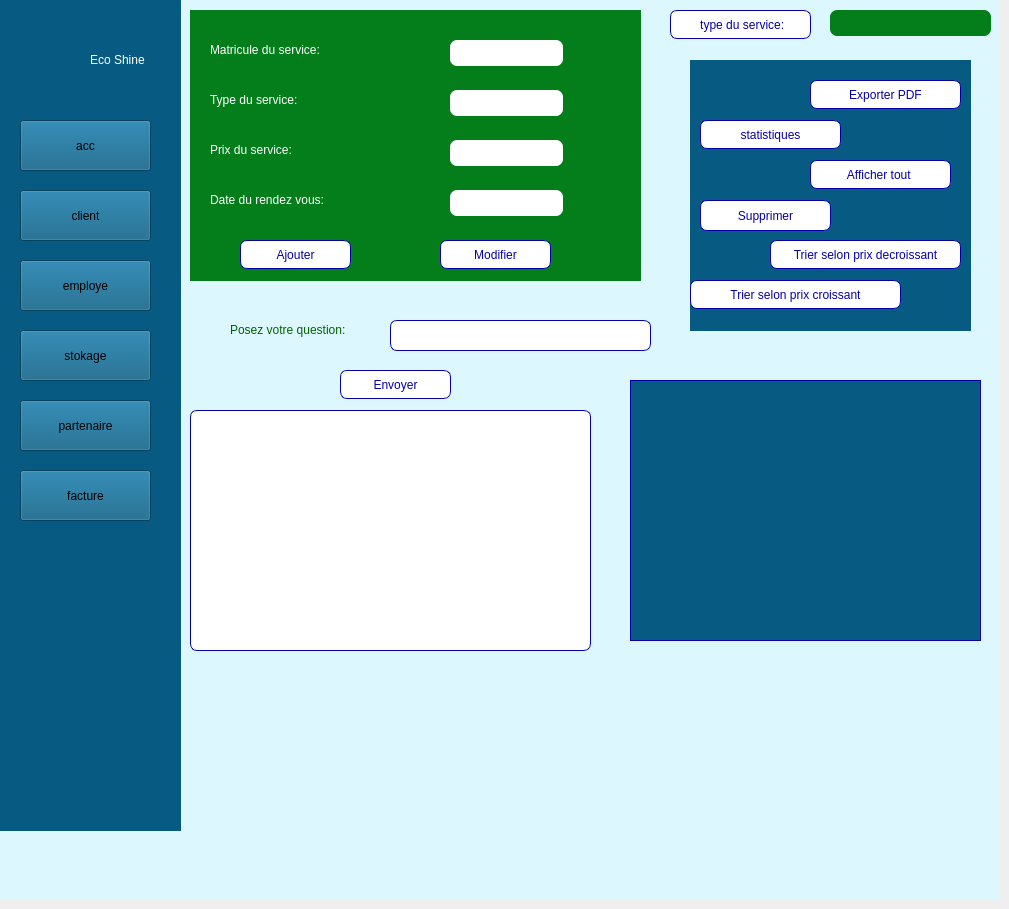
    <widget class="QWidget" name="tab_2">
     <attribute name="title">
      <string>ser</string>
     </attribute>
     <widget class="QWidget" name="widget_9" native="true">
      <property name="geometry">
       <rect>
        <x>0</x>
        <y>0</y>
        <width>1000</width>
        <height>900</height>
       </rect>
      </property>
      <property name="styleSheet">
       <string notr="true">background-color: rgb(221, 247, 255);</string>
      </property>
      <widget class="QWidget" name="widget_12" native="true">
       <property name="geometry">
        <rect>
         <x>0</x>
         <y>0</y>
         <width>181</width>
         <height>831</height>
        </rect>
       </property>
       <property name="styleSheet">
        <string notr="true">background-color: rgb(7, 91, 130);</string>
       </property>
       <widget class="QLabel" name="label_25">
        <property name="geometry">
         <rect>
          <x>-10</x>
          <y>0</y>
          <width>111</width>
          <height>121</height>
         </rect>
        </property>
        <property name="styleSheet">
         <string notr="true">image: url(:/img1/img1.jpeg);</string>
        </property>
        <property name="text">
         <string/>
        </property>
       </widget>
       <widget class="QLabel" name="label_26">
        <property name="geometry">
         <rect>
          <x>90</x>
          <y>50</y>
          <width>91</width>
          <height>20</height>
         </rect>
        </property>
        <property name="styleSheet">
         <string notr="true">color: rgb(255, 255, 255);
font: 700 italic 14pt &quot;Segoe UI&quot;;</string>
        </property>
        <property name="text">
         <string>Eco Shine</string>
        </property>
       </widget>
       <widget class="QPushButton" name="pushButton_partenaire_8">
        <property name="geometry">
         <rect>
          <x>20</x>
          <y>120</y>
          <width>131</width>
          <height>51</height>
         </rect>
        </property>
        <property name="styleSheet">
         <string notr="true"/>
        </property>
        <property name="text">
         <string>acc</string>
        </property>
       </widget>
       <widget class="QPushButton" name="pushButton_partenaire_9">
        <property name="geometry">
         <rect>
          <x>20</x>
          <y>260</y>
          <width>131</width>
          <height>51</height>
         </rect>
        </property>
        <property name="styleSheet">
         <string notr="true"/>
        </property>
        <property name="text">
         <string>employe</string>
        </property>
       </widget>
       <widget class="QPushButton" name="pushButton_partenaire_10">
        <property name="geometry">
         <rect>
          <x>20</x>
          <y>190</y>
          <width>131</width>
          <height>51</height>
         </rect>
        </property>
        <property name="styleSheet">
         <string notr="true"/>
        </property>
        <property name="text">
         <string>client</string>
        </property>
       </widget>
       <widget class="QPushButton" name="pushButton_partenaire_11">
        <property name="geometry">
         <rect>
          <x>20</x>
          <y>330</y>
          <width>131</width>
          <height>51</height>
         </rect>
        </property>
        <property name="styleSheet">
         <string notr="true"/>
        </property>
        <property name="text">
         <string>stokage</string>
        </property>
       </widget>
       <widget class="QPushButton" name="pushButton_partenaire_12">
        <property name="geometry">
         <rect>
          <x>20</x>
          <y>470</y>
          <width>131</width>
          <height>51</height>
         </rect>
        </property>
        <property name="styleSheet">
         <string notr="true"/>
        </property>
        <property name="text">
         <string>facture</string>
        </property>
       </widget>
       <widget class="QPushButton" name="pushButton_partenaire_13">
        <property name="geometry">
         <rect>
          <x>20</x>
          <y>400</y>
          <width>131</width>
          <height>51</height>
         </rect>
        </property>
        <property name="styleSheet">
         <string notr="true"/>
        </property>
        <property name="text">
         <string>partenaire</string>
        </property>
       </widget>
      </widget>
      <widget class="QWidget" name="widget_10" native="true">
       <property name="geometry">
        <rect>
         <x>190</x>
         <y>10</y>
         <width>451</width>
         <height>271</height>
        </rect>
       </property>
       <property name="styleSheet">
        <string notr="true">background-color: rgb(4, 126, 27);</string>
       </property>
       <widget class="QLineEdit" name="lineEditMatricule">
        <property name="geometry">
         <rect>
          <x>260</x>
          <y>30</y>
          <width>113</width>
          <height>26</height>
         </rect>
        </property>
        <property name="styleSheet">
         <string notr="true">color: rgb(6, 0, 170); /* Texte bleu pour le bouton non cliqué */
font: 700 10pt &quot;Segoe UI&quot;; /* Police en gras, taille 10pt, &quot;Segoe UI&quot; */

border-radius: 7px; /* Bordure arrondie */
background-color: white; /* Fond blanc */</string>
        </property>
        <property name="text">
         <string/>
        </property>
       </widget>
       <widget class="QLineEdit" name="lineEditType">
        <property name="geometry">
         <rect>
          <x>260</x>
          <y>80</y>
          <width>113</width>
          <height>26</height>
         </rect>
        </property>
        <property name="styleSheet">
         <string notr="true">color: rgb(6, 0, 170); /* Texte bleu pour le bouton non cliqué */
font: 700 10pt &quot;Segoe UI&quot;; /* Police en gras, taille 10pt, &quot;Segoe UI&quot; */

border-radius: 7px; /* Bordure arrondie */
background-color: white; /* Fond blanc */

</string>
        </property>
        <property name="text">
         <string/>
        </property>
       </widget>
       <widget class="QLineEdit" name="lineEditPrix">
        <property name="geometry">
         <rect>
          <x>260</x>
          <y>130</y>
          <width>113</width>
          <height>26</height>
         </rect>
        </property>
        <property name="autoFillBackground">
         <bool>false</bool>
        </property>
        <property name="styleSheet">
         <string notr="true">color: rgb(6, 0, 170); /* Texte bleu pour le bouton non cliqué */
font: 700 10pt &quot;Segoe UI&quot;; /* Police en gras, taille 10pt, &quot;Segoe UI&quot; */

border-radius: 7px; /* Bordure arrondie */
background-color: white; /* Fond blanc */

</string>
        </property>
       </widget>
       <widget class="QLineEdit" name="lineEditDateAj">
        <property name="geometry">
         <rect>
          <x>260</x>
          <y>180</y>
          <width>113</width>
          <height>26</height>
         </rect>
        </property>
        <property name="styleSheet">
         <string notr="true">color: rgb(6, 0, 170); /* Texte bleu pour le bouton non cliqué */
font: 700 10pt &quot;Segoe UI&quot;; /* Police en gras, taille 10pt, &quot;Segoe UI&quot; */

border-radius: 7px; /* Bordure arrondie */
background-color: white; /* Fond blanc */
</string>
        </property>
       </widget>
       <widget class="QLabel" name="label_13">
        <property name="geometry">
         <rect>
          <x>20</x>
          <y>30</y>
          <width>221</width>
          <height>20</height>
         </rect>
        </property>
        <property name="styleSheet">
         <string notr="true">font: 700 10pt &quot;Segoe UI&quot;;
color: white;
</string>
        </property>
        <property name="text">
         <string>Matricule du service:</string>
        </property>
       </widget>
       <widget class="QLabel" name="label_16">
        <property name="geometry">
         <rect>
          <x>20</x>
          <y>80</y>
          <width>221</width>
          <height>20</height>
         </rect>
        </property>
        <property name="styleSheet">
         <string notr="true">font: 700 10pt &quot;Segoe UI&quot;;
color: white;
</string>
        </property>
        <property name="text">
         <string>Type du service:</string>
        </property>
       </widget>
       <widget class="QLabel" name="label_19">
        <property name="geometry">
         <rect>
          <x>20</x>
          <y>180</y>
          <width>181</width>
          <height>20</height>
         </rect>
        </property>
        <property name="styleSheet">
         <string notr="true">font: 700 10pt &quot;Segoe UI&quot;;
color: white;
</string>
        </property>
        <property name="text">
         <string>Date du rendez vous:</string>
        </property>
       </widget>
       <widget class="QLabel" name="label_20">
        <property name="geometry">
         <rect>
          <x>20</x>
          <y>130</y>
          <width>191</width>
          <height>20</height>
         </rect>
        </property>
        <property name="styleSheet">
         <string notr="true">font: 700 10pt &quot;Segoe UI&quot;;
color: white;
</string>
        </property>
        <property name="text">
         <string>Prix du service:</string>
        </property>
       </widget>
       <widget class="QPushButton" name="pushButtonAjouter">
        <property name="geometry">
         <rect>
          <x>50</x>
          <y>230</y>
          <width>111</width>
          <height>29</height>
         </rect>
        </property>
        <property name="styleSheet">
         <string notr="true">QPushButton
{
    background-color: rgb(255, 255, 255); /* Fond blanc pour le bouton non cliqué */
    color: rgb(6, 0, 170); /* Texte bleu pour le bouton non cliqué */
    font: 700 10pt &quot;Segoe UI&quot;; /* Police en gras, taille 10pt, &quot;Segoe UI&quot; */
    border: 1px solid rgb(6, 0, 170); /* Bordure bleue */
    border-radius: 7px; /* Bordure arrondie */
    padding: 2px 10px; /* Ajout de marges internes */
}

QPushButton:hover
{
    background-color: rgb(6, 0, 170); /* Fond bleu foncé au survol */
    color: rgb(255, 255, 255); /* Texte blanc au survol */
}

QPushButton:pressed
{
    background-color: rgb(255, 255, 255); /* Fond blanc pour le bouton cliqué */
    color: rgb(6, 0, 170); /* Texte bleu pour le bouton cliqué */
    border: 1px solid rgb(6, 0, 170); /* Bordure bleue */
}</string>
        </property>
        <property name="text">
         <string>Ajouter</string>
        </property>
        <property name="icon">
         <iconset theme="QIcon::ThemeIcon::ContactNew"/>
        </property>
       </widget>
       <widget class="QPushButton" name="pushButtonModifier">
        <property name="geometry">
         <rect>
          <x>250</x>
          <y>230</y>
          <width>111</width>
          <height>29</height>
         </rect>
        </property>
        <property name="styleSheet">
         <string notr="true">QPushButton
{
    background-color: rgb(255, 255, 255); /* Fond blanc pour le bouton non cliqué */
    color: rgb(6, 0, 170); /* Texte bleu pour le bouton non cliqué */
    font: 700 10pt &quot;Segoe UI&quot;; /* Police en gras, taille 10pt, &quot;Segoe UI&quot; */
    border: 1px solid rgb(6, 0, 170); /* Bordure bleue */
    border-radius: 7px; /* Bordure arrondie */
    padding: 2px 10px; /* Ajout de marges internes */
}

QPushButton:hover
{
    background-color: rgb(6, 0, 170); /* Fond bleu foncé au survol */
    color: rgb(255, 255, 255); /* Texte blanc au survol */
}

QPushButton:pressed
{
    background-color: rgb(255, 255, 255); /* Fond blanc pour le bouton cliqué */
    color: rgb(6, 0, 170); /* Texte bleu pour le bouton cliqué */
    border: 1px solid rgb(6, 0, 170); /* Bordure bleue */
}
</string>
        </property>
        <property name="text">
         <string>Modifier</string>
        </property>
        <property name="icon">
         <iconset theme="QIcon::ThemeIcon::MailMessageNew"/>
        </property>
       </widget>
      </widget>
      <widget class="QLabel" name="label_21">
       <property name="geometry">
        <rect>
         <x>230</x>
         <y>320</y>
         <width>221</width>
         <height>20</height>
        </rect>
       </property>
       <property name="styleSheet">
        <string notr="true">font: 700 10pt &quot;Segoe UI&quot;;
color: rgb(0, 98, 0);</string>
       </property>
       <property name="text">
        <string>Posez votre question:</string>
       </property>
      </widget>
      <widget class="QLineEdit" name="lineEditChatInput">
       <property name="geometry">
        <rect>
         <x>390</x>
         <y>320</y>
         <width>261</width>
         <height>31</height>
        </rect>
       </property>
       <property name="styleSheet">
        <string notr="true">
    color: rgb(6, 0, 170); /* Texte bleu pour le bouton non cliqué */
    font: 700 10pt &quot;Segoe UI&quot;; /* Police en gras, taille 10pt, &quot;Segoe UI&quot; */
    border: 1px solid rgb(6, 0, 170); /* Bordure bleue */
    border-radius: 7px; /* Bordure arrondie */
  
background-color: white; /* Fond blanc */</string>
       </property>
      </widget>
      <widget class="QTextBrowser" name="textBrowserChat">
       <property name="geometry">
        <rect>
         <x>190</x>
         <y>410</y>
         <width>401</width>
         <height>241</height>
        </rect>
       </property>
       <property name="styleSheet">
        <string notr="true">
    color: rgb(6, 0, 170); /* Texte bleu pour le bouton non cliqué */
    font: 700 10pt &quot;Segoe UI&quot;; /* Police en gras, taille 10pt, &quot;Segoe UI&quot; */
    border: 1px solid rgb(6, 0, 170); /* Bordure bleue */
    border-radius: 7px; /* Bordure arrondie */
background-color: white; /* Fond blanc */</string>
       </property>
      </widget>
      <widget class="QTableView" name="tableView_3">
       <property name="geometry">
        <rect>
         <x>630</x>
         <y>380</y>
         <width>351</width>
         <height>261</height>
        </rect>
       </property>
       <property name="styleSheet">
        <string notr="true">
    color: white; /* Texte bleu pour le bouton non cliqué */
    font: 700 10pt &quot;Segoe UI&quot;; /* Police en gras, taille 10pt, &quot;Segoe UI&quot; */
    border: 1px solid rgb(6, 0, 170); /* Bordure bleue */

  background-color: rgb(7, 91, 130);</string>
       </property>
      </widget>
      <widget class="QPushButton" name="pushButtonSend">
       <property name="geometry">
        <rect>
         <x>340</x>
         <y>370</y>
         <width>111</width>
         <height>29</height>
        </rect>
       </property>
       <property name="styleSheet">
        <string notr="true">QPushButton
{
    background-color: rgb(255, 255, 255); /* Fond blanc pour le bouton non cliqué */
    color: rgb(6, 0, 170); /* Texte bleu pour le bouton non cliqué */
    font: 700 10pt &quot;Segoe UI&quot;; /* Police en gras, taille 10pt, &quot;Segoe UI&quot; */
    border: 1px solid rgb(6, 0, 170); /* Bordure bleue */
    border-radius: 7px; /* Bordure arrondie */
    padding: 2px 10px; /* Ajout de marges internes */
}

QPushButton:hover
{
    background-color: rgb(6, 0, 170); /* Fond bleu foncé au survol */
    color: rgb(255, 255, 255); /* Texte blanc au survol */
}

QPushButton:pressed
{
    background-color: rgb(255, 255, 255); /* Fond blanc pour le bouton cliqué */
    color: rgb(6, 0, 170); /* Texte bleu pour le bouton cliqué */
    border: 1px solid rgb(6, 0, 170); /* Bordure bleue */
}</string>
       </property>
       <property name="text">
        <string>Envoyer</string>
       </property>
       <property name="icon">
        <iconset theme="QIcon::ThemeIcon::MailSend"/>
       </property>
      </widget>
      <widget class="QLineEdit" name="lineEditTypeRecherche">
       <property name="geometry">
        <rect>
         <x>830</x>
         <y>10</y>
         <width>161</width>
         <height>26</height>
        </rect>
       </property>
       <property name="styleSheet">
        <string notr="true">
    color: white; /* Texte bleu pour le bouton non cliqué */
    font: 700 10pt &quot;Segoe UI&quot;; /* Police en gras, taille 10pt, &quot;Segoe UI&quot; */

    border-radius: 7px; /* Bordure arrondie */
  background-color: rgb(4, 126, 27);</string>
       </property>
       <property name="text">
        <string/>
       </property>
      </widget>
      <widget class="QWidget" name="widget_13" native="true">
       <property name="geometry">
        <rect>
         <x>690</x>
         <y>60</y>
         <width>281</width>
         <height>271</height>
        </rect>
       </property>
       <property name="styleSheet">
        <string notr="true">background-color: rgb(7, 91, 130);</string>
       </property>
       <widget class="QPushButton" name="pushButtonPDF">
        <property name="geometry">
         <rect>
          <x>120</x>
          <y>20</y>
          <width>151</width>
          <height>29</height>
         </rect>
        </property>
        <property name="styleSheet">
         <string notr="true">QPushButton
{
    background-color: rgb(255, 255, 255); /* Fond blanc pour le bouton non cliqué */
    color: rgb(6, 0, 170); /* Texte bleu pour le bouton non cliqué */
    font: 700 10pt &quot;Segoe UI&quot;; /* Police en gras, taille 10pt, &quot;Segoe UI&quot; */
    border: 1px solid rgb(6, 0, 170); /* Bordure bleue */
    border-radius: 7px; /* Bordure arrondie */
    padding: 2px 10px; /* Ajout de marges internes */
}

QPushButton:hover
{
    background-color: rgb(6, 0, 170); /* Fond bleu foncé au survol */
    color: rgb(255, 255, 255); /* Texte blanc au survol */
}

QPushButton:pressed
{
    background-color: rgb(255, 255, 255); /* Fond blanc pour le bouton cliqué */
    color: rgb(6, 0, 170); /* Texte bleu pour le bouton cliqué */
    border: 1px solid rgb(6, 0, 170); /* Bordure bleue */
}
</string>
        </property>
        <property name="text">
         <string>Exporter PDF</string>
        </property>
        <property name="icon">
         <iconset theme="QIcon::ThemeIcon::DocumentPageSetup"/>
        </property>
       </widget>
       <widget class="QPushButton" name="generatetypeButton">
        <property name="geometry">
         <rect>
          <x>10</x>
          <y>60</y>
          <width>141</width>
          <height>29</height>
         </rect>
        </property>
        <property name="styleSheet">
         <string notr="true">QPushButton
{
    background-color: rgb(255, 255, 255); /* Fond blanc pour le bouton non cliqué */
    color: rgb(6, 0, 170); /* Texte bleu pour le bouton non cliqué */
    font: 700 10pt &quot;Segoe UI&quot;; /* Police en gras, taille 10pt, &quot;Segoe UI&quot; */
    border: 1px solid rgb(6, 0, 170); /* Bordure bleue */
    border-radius: 7px; /* Bordure arrondie */
    padding: 2px 10px; /* Ajout de marges internes */
}

QPushButton:hover
{
    background-color: rgb(6, 0, 170); /* Fond bleu foncé au survol */
    color: rgb(255, 255, 255); /* Texte blanc au survol */
}

QPushButton:pressed
{
    background-color: rgb(255, 255, 255); /* Fond blanc pour le bouton cliqué */
    color: rgb(6, 0, 170); /* Texte bleu pour le bouton cliqué */
    border: 1px solid rgb(6, 0, 170); /* Bordure bleue */
}
</string>
        </property>
        <property name="text">
         <string>statistiques</string>
        </property>
       </widget>
       <widget class="QPushButton" name="pushButtonAfficher">
        <property name="geometry">
         <rect>
          <x>120</x>
          <y>100</y>
          <width>141</width>
          <height>29</height>
         </rect>
        </property>
        <property name="styleSheet">
         <string notr="true">QPushButton
{
    background-color: rgb(255, 255, 255); /* Fond blanc pour le bouton non cliqué */
    color: rgb(6, 0, 170); /* Texte bleu pour le bouton non cliqué */
    font: 700 10pt &quot;Segoe UI&quot;; /* Police en gras, taille 10pt, &quot;Segoe UI&quot; */
    border: 1px solid rgb(6, 0, 170); /* Bordure bleue */
    border-radius: 7px; /* Bordure arrondie */
    padding: 2px 10px; /* Ajout de marges internes */
}

QPushButton:hover
{
    background-color: rgb(6, 0, 170); /* Fond bleu foncé au survol */
    color: rgb(255, 255, 255); /* Texte blanc au survol */
}

QPushButton:pressed
{
    background-color: rgb(255, 255, 255); /* Fond blanc pour le bouton cliqué */
    color: rgb(6, 0, 170); /* Texte bleu pour le bouton cliqué */
    border: 1px solid rgb(6, 0, 170); /* Bordure bleue */
}
</string>
        </property>
        <property name="text">
         <string>Afficher tout </string>
        </property>
       </widget>
       <widget class="QPushButton" name="pushButtonSupprimer">
        <property name="geometry">
         <rect>
          <x>10</x>
          <y>140</y>
          <width>131</width>
          <height>31</height>
         </rect>
        </property>
        <property name="styleSheet">
         <string notr="true">QPushButton
{
    background-color: rgb(255, 255, 255); /* Fond blanc pour le bouton non cliqué */
    color: rgb(6, 0, 170); /* Texte bleu pour le bouton non cliqué */
    font: 700 10pt &quot;Segoe UI&quot;; /* Police en gras, taille 10pt, &quot;Segoe UI&quot; */
    border: 1px solid rgb(6, 0, 170); /* Bordure bleue */
    border-radius: 7px; /* Bordure arrondie */
    padding: 2px 10px; /* Ajout de marges internes */
}

QPushButton:hover
{
    background-color: rgb(6, 0, 170); /* Fond bleu foncé au survol */
    color: rgb(255, 255, 255); /* Texte blanc au survol */
}

QPushButton:pressed
{
    background-color: rgb(255, 255, 255); /* Fond blanc pour le bouton cliqué */
    color: rgb(6, 0, 170); /* Texte bleu pour le bouton cliqué */
    border: 1px solid rgb(6, 0, 170); /* Bordure bleue */
}</string>
        </property>
        <property name="text">
         <string>Supprimer</string>
        </property>
        <property name="icon">
         <iconset theme="QIcon::ThemeIcon::EditDelete"/>
        </property>
       </widget>
       <widget class="QPushButton" name="pushButtonTriercroissant">
        <property name="geometry">
         <rect>
          <x>0</x>
          <y>220</y>
          <width>211</width>
          <height>29</height>
         </rect>
        </property>
        <property name="styleSheet">
         <string notr="true">QPushButton
{
    background-color: rgb(255, 255, 255); /* Fond blanc pour le bouton non cliqué */
    color: rgb(6, 0, 170); /* Texte bleu pour le bouton non cliqué */
    font: 700 10pt &quot;Segoe UI&quot;; /* Police en gras, taille 10pt, &quot;Segoe UI&quot; */
    border: 1px solid rgb(6, 0, 170); /* Bordure bleue */
    border-radius: 7px; /* Bordure arrondie */
    padding: 2px 10px; /* Ajout de marges internes */
}

QPushButton:hover
{
    background-color: rgb(6, 0, 170); /* Fond bleu foncé au survol */
    color: rgb(255, 255, 255); /* Texte blanc au survol */
}

QPushButton:pressed
{
    background-color: rgb(255, 255, 255); /* Fond blanc pour le bouton cliqué */
    color: rgb(6, 0, 170); /* Texte bleu pour le bouton cliqué */
    border: 1px solid rgb(6, 0, 170); /* Bordure bleue */
}
</string>
        </property>
        <property name="text">
         <string>Trier selon prix croissant</string>
        </property>
        <property name="icon">
         <iconset theme="QIcon::ThemeIcon::GoUp"/>
        </property>
       </widget>
       <widget class="QPushButton" name="pushButtonTrierdecroissant">
        <property name="geometry">
         <rect>
          <x>80</x>
          <y>180</y>
          <width>191</width>
          <height>29</height>
         </rect>
        </property>
        <property name="styleSheet">
         <string notr="true">QPushButton
{
    background-color: rgb(255, 255, 255); /* Fond blanc pour le bouton non cliqué */
    color: rgb(6, 0, 170); /* Texte bleu pour le bouton non cliqué */
    font: 700 10pt &quot;Segoe UI&quot;; /* Police en gras, taille 10pt, &quot;Segoe UI&quot; */
    border: 1px solid rgb(6, 0, 170); /* Bordure bleue */
    border-radius: 7px; /* Bordure arrondie */
    padding: 2px 10px; /* Ajout de marges internes */
}

QPushButton:hover
{
    background-color: rgb(6, 0, 170); /* Fond bleu foncé au survol */
    color: rgb(255, 255, 255); /* Texte blanc au survol */
}

QPushButton:pressed
{
    background-color: rgb(255, 255, 255); /* Fond blanc pour le bouton cliqué */
    color: rgb(6, 0, 170); /* Texte bleu pour le bouton cliqué */
    border: 1px solid rgb(6, 0, 170); /* Bordure bleue */
}
</string>
        </property>
        <property name="text">
         <string>Trier selon prix decroissant</string>
        </property>
        <property name="icon">
         <iconset theme="QIcon::ThemeIcon::GoUp"/>
        </property>
       </widget>
      </widget>
      <widget class="QPushButton" name="pushButtonRecherche">
       <property name="geometry">
        <rect>
         <x>670</x>
         <y>10</y>
         <width>141</width>
         <height>29</height>
        </rect>
       </property>
       <property name="styleSheet">
        <string notr="true">QPushButton
{
    background-color: rgb(255, 255, 255); /* Fond blanc pour le bouton non cliqué */
    color: rgb(6, 0, 170); /* Texte bleu pour le bouton non cliqué */
    font: 700 10pt &quot;Segoe UI&quot;; /* Police en gras, taille 10pt, &quot;Segoe UI&quot; */
    border: 1px solid rgb(6, 0, 170); /* Bordure bleue */
    border-radius: 7px; /* Bordure arrondie */
    padding: 2px 10px; /* Ajout de marges internes */
}

QPushButton:hover
{
    background-color: rgb(6, 0, 170); /* Fond bleu foncé au survol */
    color: rgb(255, 255, 255); /* Texte blanc au survol */
}

QPushButton:pressed
{
    background-color: rgb(255, 255, 255); /* Fond blanc pour le bouton cliqué */
    color: rgb(6, 0, 170); /* Texte bleu pour le bouton cliqué */
    border: 1px solid rgb(6, 0, 170); /* Bordure bleue */
}
</string>
       </property>
       <property name="text">
        <string> type du service:</string>
       </property>
       <property name="icon">
        <iconset theme="QIcon::ThemeIcon::EditFind"/>
       </property>
      </widget>
     </widget>
    </widget>
